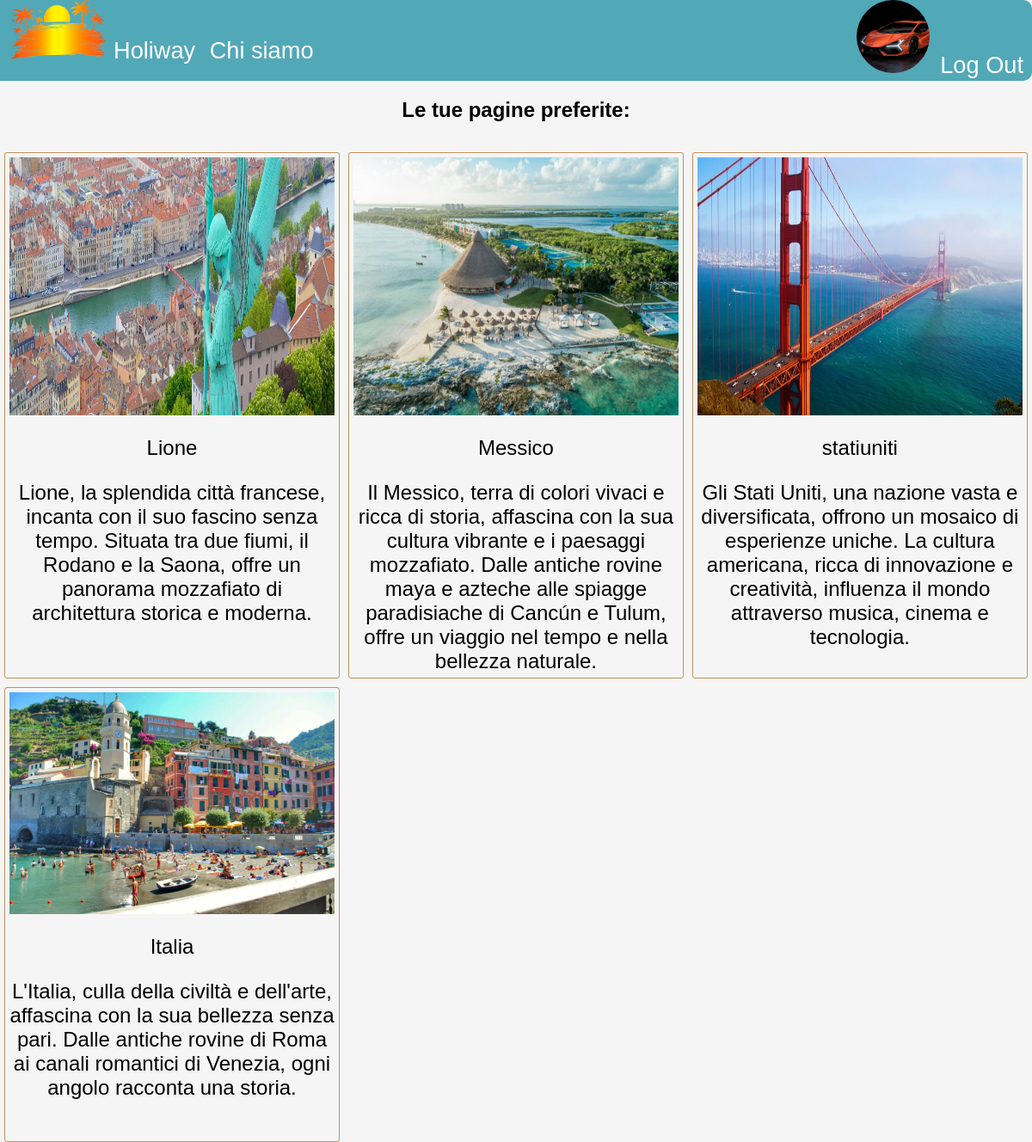
Page /pagine/preferiti.php (signed in) on the committed database.
### tables this page shows
CREATE TABLE IF NOT EXISTS `destinations` (
  `ID` int(11) NOT NULL AUTO_INCREMENT,
  `pagina_nome` char(50) NOT NULL,
  `copertina` char(50) NOT NULL,
  `nome` char(50) NOT NULL,
  PRIMARY KEY (`ID`) USING BTREE
);

### pagine/preferiti.php (the view, shortened to what this page needs)
<?php
    if (isset($_SESSION["username"])){
        $username = $_SESSION["username"];
    }
    else{
        header("location: ../index.php");
    }
    require("../data/dbconfig.php");
    $data = "SELECT username, password, nome, cognome, soldi, icona, id FROM users WHERE username = '$username'";
    $ris = $conn->query($data);
    foreach ($ris as $row){
        $id = $row["id"];
        $icona = $row["icona"];
    }
?>
<!DOCTYPE html>
<html lang="en">
<head>
    <link rel="stylesheet" href="../style.css">
</head>
<body>
    <header>
        <div class="homebar">
            <div class="parte-sinistra">
                <div class="link" style="padding:0"><a href="../index.php"><img src="../immagini/logo.png">Holiway</a></div>
                <div class="link"><a href="Chi-Siamo.php" class="destinazioni-media2">Chi siamo</a></div>
            </div>
            <div class="parte-destra">
                <?php
                    if(isset($_SESSION["username"])){
                        echo <<<EOD
                            <div class="link" style="padding:0"><a href="profilo.php"><img src="../immagini/Icona$icona.jpg" class="IconaImg" style="height:85px; width:85px"></a></div>
                            <div class='link'><a href='../backend/logout.php' class='destinazioni-media3'>Log Out</a></div>
                        EOD;
                    }
                    else{
                        echo <<<EOD
                            <div class="link" style='float:right;'"><a href="login.php" class='destinazioni-media3'>Log in</a></div>
                            <div class="link" style='float:right;'><a href="register.php" class='destinazioni-media3'>Register</a></div>
                        EOD;
                    }
                ?>
            </div>
        </div>
    </header>
    <div class="city.text-container">
        <?php
            $query = "SELECT destinations.pagina_nome, destinations.copertina, destinations.nome FROM destinations JOIN favorites
            ON destinations.ID = favorites.Destination_ID WHERE favorites.User_ID = '$id'";
            $ris = $conn->query($query);
            if($ris->num_rows == 0){
                echo "<h2 style='text-align:center; color:black'>Non hai pagine preferite</h2>";
                header("Refresh:2; url=../index.php");
            }else{
                echo "<h2 style='text-align:center; color:black;;'>Le tue pagine preferite:</h2>";
                echo "<div class='grid-container'>";
                foreach($ris as $row){
                    $pagina_nome = $row["pagina_nome"];
                    $copertina = $row["copertina"];
                    $nome = $row["nome"];
                    $testo = file_get_contents("../testi/$nome.txt");
                    echo <<<EOD
                            <div class="grid-item-30" style='border: 0px;'>
                                <div class="favorite-card">
                                    <div class="favorite-card__img">
                                        <img src="../immagini/$copertina" alt="$copertina">
                                    </div>
                                    <div class="favorite-card__testo">
                                        <p><a href="$pagina_nome">$nome</a></p>
                                        <p>$testo</p>
                                    </div>
                                </div>
                            </div>
                    EOD;
                }
                echo "</div>";
            }
        ?>
    </div>
</body>
</html>

### style.css (style rules this page uses)
* { box-sizing: border-box; }
h1,h2,h3,p,a,.text { color: white;font-family: Arial; text-decoration: NONE }
html { background-color: whitesmoke; width:100%; height:100%; }
body { width:auto; height:auto; margin: 0; background-color: whitesmoke; }
.parte-destra { display: flex; align-items: baseline; }
.homebar { display: flex; width:100%; max-height: 100px; height: auto; margin: 0; background-color: rgb(81, 168, 183); border-radius: 0px 10px 10px 0px; white-space: nowrap; color:white; font-family:Arial, Helvetica, sans-serif; justify-content: space-between; }
.link { display: inline-block; max-width: 100%; max-height: 100%; margin: 2px; margin-right: 10px; margin-top:auto; }
.link a { font-size: 170%; bottom:0; }
.link a img { width: 130px; }
.grid-container { display: flex; flex-wrap: wrap; position: relative; }
.grid-item-30 { width: 33.33%; height: auto; text-align: center; font-size: 15px; text-wrap: wrap; padding: 5px; border-left: 1px solid black; border-right: 1px solid black; }
.favorite-card { border: 1.5px solid #be935b; height:100%; border-radius: 3px; margin: 10px 0px; padding: 5px; }
.favorite-card__img { width: 100%; height:50%; }
.favorite-card__img img { width: 100%; height:100%; }
.favorite-card__testo { display: inline; align-items: center; }
.favorite-card__testo p { color:black; font-size:24px; }
.favorite-card__testo p a { color:black; }
.IconaImg { width: fit-content; height: 100%; border-radius: 50%; }

### rows in the picture
destinations: copertina (picture), nome "Lione", nome "Lione, la splendida città francese, incanta con il suo fascino senza tempo. Situata tra due fiumi, il Rodano e la Saona, offre un panorama mozzafiato di architettura storica e moderna."
destinations: copertina (picture), nome "Messico", nome "Il Messico, terra di colori vivaci e ricca di storia, affascina con la sua cultura vibrante e i paesaggi mozzafiato. Dalle antiche rovine maya e azteche alle spiagge paradisiache di Cancún e Tulum, offre un viaggio nel tempo e nella bellezza naturale."
destinations: copertina (picture), nome "statiuniti", nome "Gli Stati Uniti, una nazione vasta e diversificata, offrono un mosaico di esperienze uniche. La cultura americana, ricca di innovazione e creatività, influenza il mondo attraverso musica, cinema e tecnologia."
destinations: copertina (picture), nome "Italia", nome "L'Italia, culla della civiltà e dell'arte, affascina con la sua bellezza senza pari. Dalle antiche rovine di Roma ai canali romantici di Venezia, ogni angolo racconta una storia."
